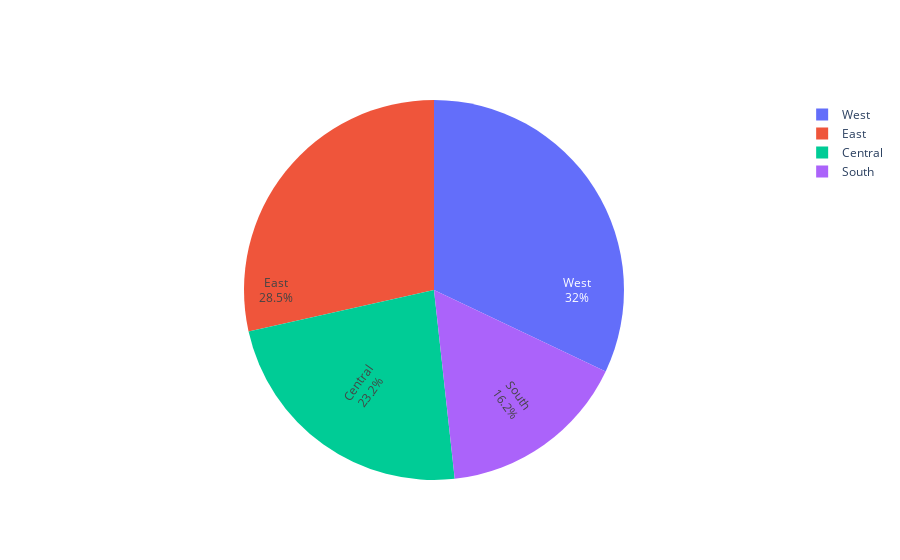

The notebook cell this image was saved under:
### Code cell
import plotly.graph_objects as go

labels = ['West', 'East', 'Central', 'South']
values = [3203, 2848, 2323, 1620]

fig = go.Figure(data=[go.Pie(labels=labels, values=values, textinfo='label+percent',
                             insidetextorientation='radial'
                            )])
fig.show()

### Figure 1 — Plotly figure (JSON) as saved in the notebook; plotly's stock layout.template omitted (floating-point values rounded to 4 significant figures)
{"data": [{"insidetextorientation": "radial", "labels": ["West", "East", "Central", "South"], "textinfo": "label+percent", "type": "pie", "values": [3203, 2848, 2323, 1620]}], "layout": {}}
